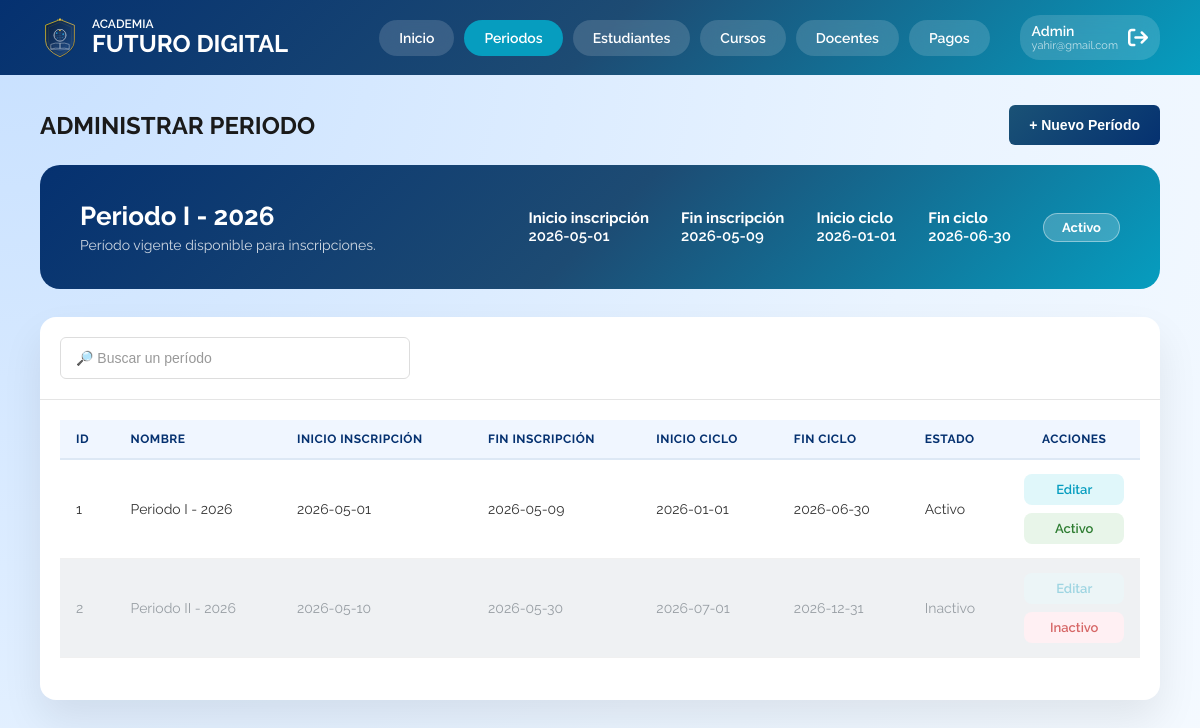
The page /admin-periodos.php (signed in) on the database as committed earlier.
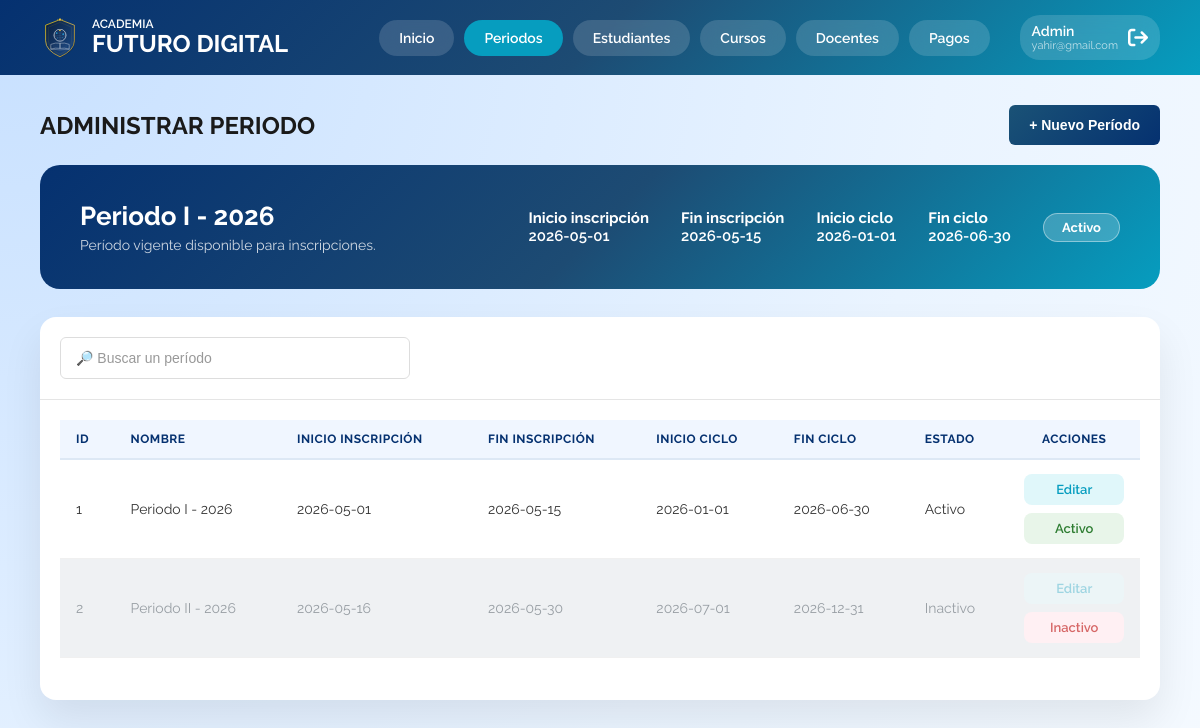
The same page on the database as committed later.
### tables this page shows
CREATE TABLE `PeriodoInscripcion` (
    `id` int PRIMARY KEY NOT NULL AUTO_INCREMENT,
    `nombre` varchar(100) NOT NULL,
    `fechaInicio` date NOT NULL,
    `fechaFin` date NOT NULL,
    `fechaInicioCiclo` DATE NOT NULL,
    `fechaFinCiclo` DATE NOT NULL,
    `estado` tinyint(1) DEFAULT '0'
);

### mostrar-tabla-periodos.php (the view)
<?php
include('includes/conexion.php');
$columnasPeriodo = [];
$resColumnas = mysqli_query($conexion, "SHOW COLUMNS FROM PeriodoInscripcion");
if ($resColumnas) {
    while ($columna = mysqli_fetch_assoc($resColumnas)) {
        $columnasPeriodo[] = $columna['Field'];
    }
}
$tieneFechasCiclo = in_array('fechaInicioCiclo', $columnasPeriodo, true) && in_array('fechaFinCiclo', $columnasPeriodo, true);
$selectFechasCiclo = $tieneFechasCiclo ? ', fechaInicioCiclo, fechaFinCiclo' : ", NULL AS fechaInicioCiclo, NULL AS fechaFinCiclo";
$sql = "SELECT id, nombre, fechaInicio, fechaFin, estado $selectFechasCiclo
        FROM PeriodoInscripcion
        ORDER BY estado DESC, id DESC";
$resultado = mysqli_query($conexion, $sql);
if (mysqli_num_rows($resultado) > 0):
?>
<table class="data-table mobile-cards">
    <thead>
        <tr>
            <th>ID</th>
            <th>Nombre</th>
            <th>Inicio inscripción</th>
            <th>Fin inscripción</th>
            <th>Inicio ciclo</th>
            <th>Fin ciclo</th>
            <th>Estado</th>
            <th>Acciones</th>
        </tr>
    </thead>
    <tbody>
        <?php while($p = mysqli_fetch_assoc($resultado)):
            $esActivo = ($p['estado'] == 1);
        ?>
        <tr data-id="<?php echo $p['id']; ?>">
            <td data-label="ID"><?php echo $p['id']; ?></td>
            <td data-label="Nombre"><?php echo htmlspecialchars($p['nombre']); ?></td>
            <td data-label="Inicio inscripción"><?php echo htmlspecialchars($p['fechaInicio']); ?></td>
            <td data-label="Fin inscripción"><?php echo htmlspecialchars($p['fechaFin']); ?></td>
            <td data-label="Inicio ciclo"><?php echo $p['fechaInicioCiclo'] ? htmlspecialchars($p['fechaInicioCiclo']) : '—'; ?></td>
            <td data-label="Fin ciclo"><?php echo $p['fechaFinCiclo'] ? htmlspecialchars($p['fechaFinCiclo']) : '—'; ?></td>
            <td data-label="Estado">
                <?php echo $esActivo ? 'Activo' : 'Inactivo'; ?>
            </td>
            <td data-label="Acciones" class="acciones-cell">
                <div class="acciones-texto">
                    <a
                        href="#"
                        class="link-accion abrir-modal-periodo"
                        data-id="<?php echo $p['id']; ?>"
                        data-nombre="<?php echo htmlspecialchars($p['nombre']); ?>"
                        data-fecha_inicio="<?php echo htmlspecialchars($p['fechaInicio']); ?>"
                        data-fecha_fin="<?php echo htmlspecialchars($p['fechaFin']); ?>"
                        data-fecha_inicio_ciclo="<?php echo htmlspecialchars($p['fechaInicioCiclo'] ?? ''); ?>"
                        data-fecha_fin_ciclo="<?php echo htmlspecialchars($p['fechaFinCiclo'] ?? ''); ?>"
                        onclick="return false;"
                    >
                        Editar
                    </a>
                    <a
                        href="#"
                        class="link-accion btn-toggle-estado <?php echo $esActivo ? 'estado-activo' : 'estado-inactivo'; ?>"
                    >
                        <?php echo $esActivo ? 'Activo' : 'Inactivo'; ?>
                    </a>
                </div>
            </td>
        </tr>
        <?php endwhile; ?>
    </tbody>
</table>
<?php else: ?>
    <div class="mensaje-vacio">No hay períodos registrados.</div>
<?php endif; ?>

### admin-periodos.php (shortened to what the changed rows need)
<?php
include('includes/conexion.php');
$columnasPeriodo = [];
$resColumnas = mysqli_query($conexion, "SHOW COLUMNS FROM PeriodoInscripcion");
if ($resColumnas) {
    while ($columna = mysqli_fetch_assoc($resColumnas)) {
        $columnasPeriodo[] = $columna['Field'];
    }
}
$tieneFechasCiclo = in_array('fechaInicioCiclo', $columnasPeriodo, true) && in_array('fechaFinCiclo', $columnasPeriodo, true);
$selectFechasCiclo = $tieneFechasCiclo ? ', fechaInicioCiclo, fechaFinCiclo' : ", NULL AS fechaInicioCiclo, NULL AS fechaFinCiclo";
$sql_activo = "SELECT nombre, fechaInicio, fechaFin, estado $selectFechasCiclo
               FROM PeriodoInscripcion
               WHERE estado = 1
               LIMIT 1";
$result_activo = mysqli_query($conexion, $sql_activo);
$periodo_activo = mysqli_fetch_assoc($result_activo);
?>
<!DOCTYPE html>
<html lang="es">
<head>
    <link rel="stylesheet" href="https://cdnjs.cloudflare.com/ajax/libs/font-awesome/6.4.0/css/all.min.css">
    <link rel="stylesheet" href="css/stylesAdmin.css">
</head>
<body class="raleway-all">
    <main class="main">
        <div class="page-header">
            <h1 class="titulo">ADMINISTRAR PERIODO</h1>
        </div>
        <div class="banner">
            <div class="banner-texto">
                <h1><?php echo $periodo_activo ? htmlspecialchars($periodo_activo['nombre']) : 'Sin período activo'; ?></h1>
                <p>
                    <?php if ($periodo_activo): ?>
                        Período vigente disponible para inscripciones.
                    <?php else: ?>
                        Activa o crea un nuevo período para que los estudiantes puedan inscribirse.
                    <?php endif; ?>
                </p>
            </div>
            <div class="periodo-info">
                <div class="periodo-fechas">
                    <div>
                        <p><strong>Inicio inscripción</strong><br>
                            <?php echo $periodo_activo ? htmlspecialchars($periodo_activo['fechaInicio']) : '—'; ?>
                        </p>
                    </div>
                    <div>
                        <p><strong>Fin inscripción</strong><br>
                            <?php echo $periodo_activo ? htmlspecialchars($periodo_activo['fechaFin']) : '—'; ?>
                        </p>
                    </div>
                    <div>
                        <p><strong>Inicio ciclo</strong><br>
                            <?php echo $periodo_activo && $periodo_activo['fechaInicioCiclo'] ? htmlspecialchars($periodo_activo['fechaInicioCiclo']) : '—'; ?>
                        </p>
                    </div>
                    <div>
                        <p><strong>Fin ciclo</strong><br>
                            <?php echo $periodo_activo && $periodo_activo['fechaFinCiclo'] ? htmlspecialchars($periodo_activo['fechaFinCiclo']) : '—'; ?>
                        </p>
                    </div>
                </div>
            </div>
        </div>
        <div class="card">
            <div class="tabla-placeholder">
                <?php include('mostrar-tabla-periodos.php'); ?>
            </div>
        </div>
    </main>
</body>
</html>

Rows that differ between the two databases and show on the page:
changed periodoinscripcion "Periodo I - 2026": fechaFin "2026-05-09" → "2026-05-15"
changed periodoinscripcion "Periodo II - 2026": fechaInicio "2026-05-10" → "2026-05-16"
